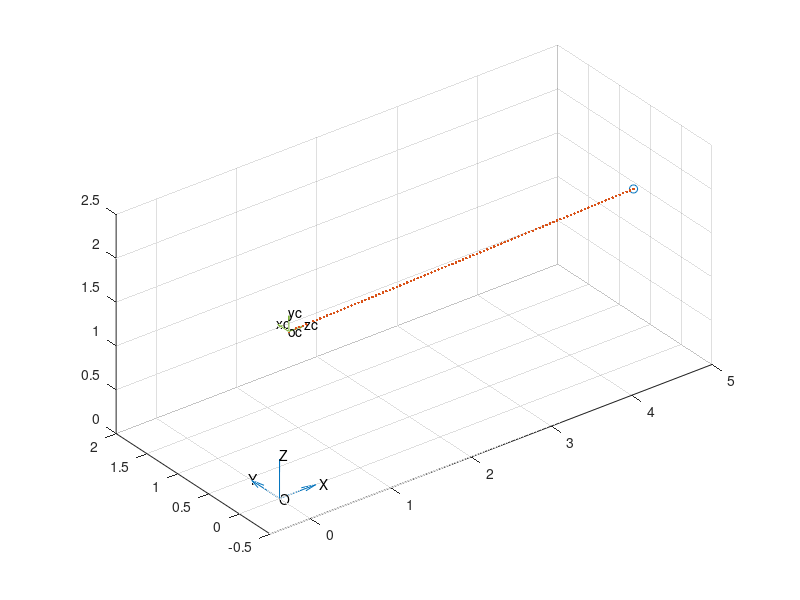

Here is the MATLAB script that generated this plot:
close all, clear, clc;

O = [0; 0; 0]; % origin
C = [0.5; 0.5; 1.5]; % camera origin

versor_origin = 0.5;
versor_camera = 0.2;

origin_axis = {'O';'X';'Y';'Z'};
camera_axis = {'oc','zc','xc','yc'};

grid on;
quiver3([O(1);O(1);O(1)],[O(2);O(2);O(2)],[O(3);O(3);O(3)],[versor_origin;0;0],[0;versor_origin;0],[0;0;versor_origin]) % origin frame
text([O(1),O(1)+versor_origin,O(1),O(1)], [O(2),O(2),O(2)+versor_origin,O(2)], [O(3),O(3),O(3),O(3)+versor_origin], origin_axis)

axis equal
hold on;
quiver3([C(1);C(1);C(1)],[C(2);C(2);C(2)],[C(3);C(3);C(3)],[versor_camera;0;0],[0;versor_camera;0],[0;0;versor_camera]) % camera frame
text([C(1),C(1)+versor_camera,C(1),C(1)], [C(2),C(2),C(2)+versor_camera,C(2)], [C(3),C(3),C(3),C(3)+versor_camera], camera_axis)



d = C - O;

Rx = [1 0 0;
    0 cos(pi/2) -sin(pi/2);
    0 sin(pi/2) cos(pi/2)];

Ry = [cos(pi/2) 0 sin(pi/2);
    0 1 0;
    -sin(pi/2) 0 cos(pi/2)];

R = Rx*Ry;


Tco = [R d;
    zeros(1,3) 1];


%% P matrix

f = 0.015; % focal lenght
P = diag([f,f,1]) * [eye(3), zeros(3,1)];

p = [4.6; 0.25; 1.8];
scatter3(p(1),p(2),p(3));
scatter3(linspace(C(1),p(1)), linspace(C(2),p(2)), linspace(C(3),p(3)),' . ')
xlim([-0.5, 5])
ylim([-0.5, 2])
zlim([0, 2.5])
